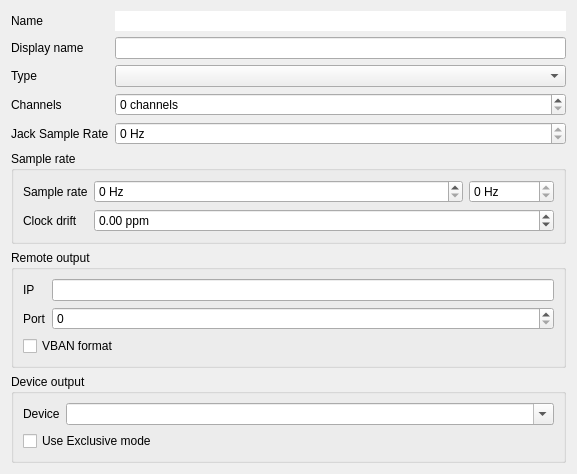
<?xml version="1.0" encoding="UTF-8"?>
<ui version="4.0">
 <class>OutputInstanceConfigDialog</class>
 <widget class="QDialog" name="OutputInstanceConfigDialog">
  <property name="geometry">
   <rect>
    <x>0</x>
    <y>0</y>
    <width>577</width>
    <height>443</height>
   </rect>
  </property>
  <property name="windowTitle">
   <string>Dialog</string>
  </property>
  <layout class="QVBoxLayout" name="verticalLayout">
   <item>
    <widget class="QWidget" name="typeWidget" native="true">
     <layout class="QFormLayout" name="formLayout">
      <property name="leftMargin">
       <number>0</number>
      </property>
      <property name="topMargin">
       <number>0</number>
      </property>
      <property name="rightMargin">
       <number>0</number>
      </property>
      <property name="bottomMargin">
       <number>0</number>
      </property>
      <item row="2" column="0">
       <widget class="QLabel" name="typeLabel">
        <property name="text">
         <string>Type</string>
        </property>
       </widget>
      </item>
      <item row="2" column="1">
       <widget class="QComboBox" name="typeCombo"/>
      </item>
      <item row="3" column="0">
       <widget class="QLabel" name="channelsLabel">
        <property name="text">
         <string>Channels</string>
        </property>
       </widget>
      </item>
      <item row="3" column="1">
       <widget class="QSpinBox" name="channelsSpin">
        <property name="suffix">
         <string> channels</string>
        </property>
        <property name="minimum">
         <number>0</number>
        </property>
        <property name="maximum">
         <number>32</number>
        </property>
        <property name="value">
         <number>0</number>
        </property>
       </widget>
      </item>
      <item row="0" column="0">
       <widget class="QLabel" name="nameLabel">
        <property name="text">
         <string>Name</string>
        </property>
       </widget>
      </item>
      <item row="1" column="0">
       <widget class="QLabel" name="displayNameLabel">
        <property name="text">
         <string>Display name</string>
        </property>
       </widget>
      </item>
      <item row="1" column="1">
       <widget class="QLineEdit" name="displayNameEdit"/>
      </item>
      <item row="0" column="1">
       <widget class="QLineEdit" name="nameEdit">
        <property name="frame">
         <bool>false</bool>
        </property>
        <property name="readOnly">
         <bool>true</bool>
        </property>
       </widget>
      </item>
      <item row="4" column="1">
       <widget class="QSpinBox" name="measuredJackSampleRateSpinBox">
        <property name="toolTip">
         <string>Measured Jack sample rate</string>
        </property>
        <property name="readOnly">
         <bool>true</bool>
        </property>
        <property name="suffix">
         <string> Hz</string>
        </property>
        <property name="maximum">
         <number>999999</number>
        </property>
       </widget>
      </item>
      <item row="4" column="0">
       <widget class="QLabel" name="measuredJackSampleRateLabel">
        <property name="text">
         <string>Jack Sample Rate</string>
        </property>
       </widget>
      </item>
     </layout>
    </widget>
   </item>
   <item>
    <widget class="QGroupBox" name="sampleRateBox">
     <property name="title">
      <string>Sample rate</string>
     </property>
     <layout class="QGridLayout" name="gridLayout">
      <item row="2" column="0">
       <widget class="QLabel" name="clockDriftLabel">
        <property name="text">
         <string>Clock drift</string>
        </property>
       </widget>
      </item>
      <item row="0" column="0">
       <widget class="QLabel" name="sampleRateLabel">
        <property name="text">
         <string>Sample rate</string>
        </property>
       </widget>
      </item>
      <item row="0" column="1">
       <widget class="QSpinBox" name="sampleRateSpinBox">
        <property name="sizePolicy">
         <sizepolicy hsizetype="MinimumExpanding" vsizetype="Fixed">
          <horstretch>0</horstretch>
          <verstretch>0</verstretch>
         </sizepolicy>
        </property>
        <property name="toolTip">
         <string>Device's sample rate to use</string>
        </property>
        <property name="suffix">
         <string> Hz</string>
        </property>
        <property name="maximum">
         <number>999999</number>
        </property>
        <property name="value">
         <number>0</number>
        </property>
       </widget>
      </item>
      <item row="0" column="2">
       <widget class="QSpinBox" name="measuredDeviceSampleRateSpinBox">
        <property name="toolTip">
         <string>Measured device sample rate</string>
        </property>
        <property name="readOnly">
         <bool>true</bool>
        </property>
        <property name="suffix">
         <string> Hz</string>
        </property>
        <property name="maximum">
         <number>999999</number>
        </property>
       </widget>
      </item>
      <item row="2" column="1" colspan="2">
       <widget class="QDoubleSpinBox" name="clockDriftSpinBox">
        <property name="sizePolicy">
         <sizepolicy hsizetype="MinimumExpanding" vsizetype="Fixed">
          <horstretch>0</horstretch>
          <verstretch>0</verstretch>
         </sizepolicy>
        </property>
        <property name="toolTip">
         <string>Clock drift in PPM (part per million)</string>
        </property>
        <property name="suffix">
         <string> ppm</string>
        </property>
        <property name="minimum">
         <double>-999999.000000000000000</double>
        </property>
        <property name="maximum">
         <double>999999.000000000000000</double>
        </property>
       </widget>
      </item>
     </layout>
    </widget>
   </item>
   <item>
    <widget class="QGroupBox" name="remoteOutputBox">
     <property name="title">
      <string>Remote output</string>
     </property>
     <layout class="QFormLayout" name="formLayout_2">
      <item row="0" column="0">
       <widget class="QLabel" name="remoteIpLabel">
        <property name="text">
         <string>IP</string>
        </property>
       </widget>
      </item>
      <item row="0" column="1">
       <widget class="QLineEdit" name="remoteIpEdit">
        <property name="text">
         <string/>
        </property>
        <property name="maxLength">
         <number>64</number>
        </property>
       </widget>
      </item>
      <item row="1" column="0">
       <widget class="QLabel" name="remotePortLabel">
        <property name="text">
         <string>Port</string>
        </property>
       </widget>
      </item>
      <item row="1" column="1">
       <widget class="QSpinBox" name="remotePortSpin">
        <property name="maximum">
         <number>65535</number>
        </property>
        <property name="value">
         <number>0</number>
        </property>
       </widget>
      </item>
      <item row="2" column="0" colspan="2">
       <widget class="QCheckBox" name="vbanCheckBox">
        <property name="text">
         <string>VBAN format</string>
        </property>
       </widget>
      </item>
     </layout>
    </widget>
   </item>
   <item>
    <widget class="QGroupBox" name="deviceOutputBox">
     <property name="title">
      <string>Device output</string>
     </property>
     <layout class="QFormLayout" name="formLayout_3">
      <item row="0" column="0">
       <widget class="QLabel" name="deviceDeviceLabel">
        <property name="text">
         <string>Device</string>
        </property>
       </widget>
      </item>
      <item row="0" column="1">
       <widget class="QComboBox" name="deviceDeviceCombo">
        <property name="editable">
         <bool>true</bool>
        </property>
       </widget>
      </item>
      <item row="1" column="0" colspan="2">
       <widget class="QCheckBox" name="useExclusiveModeCheckBox">
        <property name="text">
         <string>Use Exclusive mode</string>
        </property>
       </widget>
      </item>
     </layout>
    </widget>
   </item>
  </layout>
 </widget>
 <resources/>
 <connections/>
</ui>
